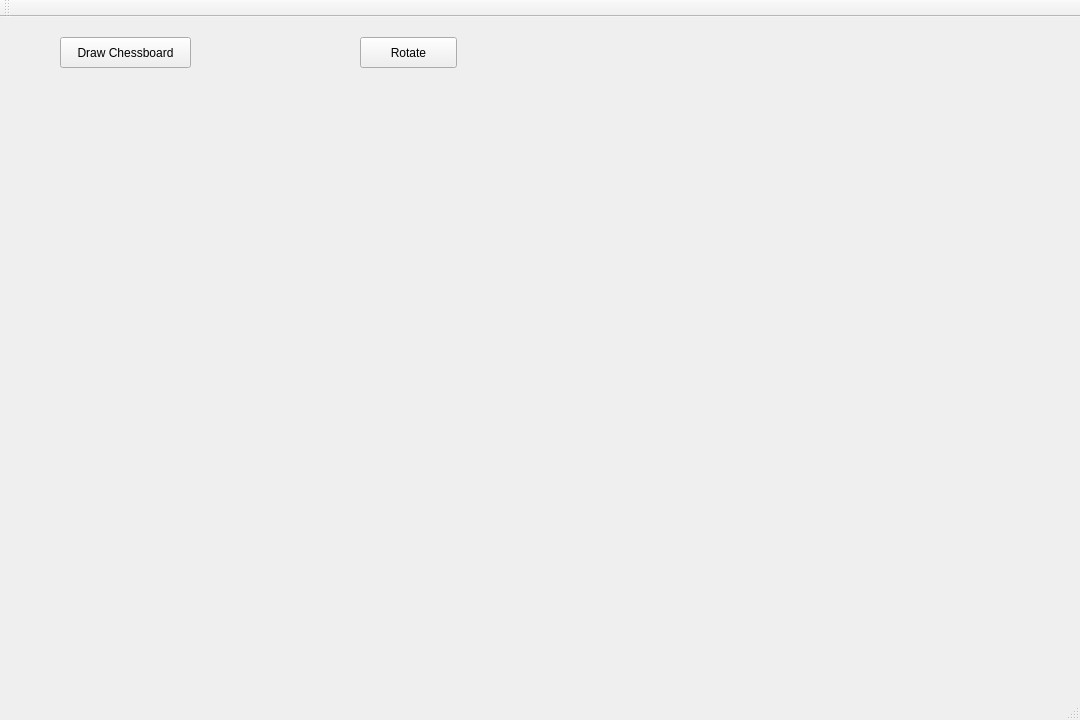
<?xml version="1.0" encoding="UTF-8"?>
<ui version="4.0">
 <class>MainWindow</class>
 <widget class="QMainWindow" name="MainWindow">
  <property name="geometry">
   <rect>
    <x>0</x>
    <y>0</y>
    <width>1080</width>
    <height>720</height>
   </rect>
  </property>
  <property name="windowTitle">
   <string>MainWindow</string>
  </property>
  <widget class="QWidget" name="centralWidget">
   <widget class="QLabel" name="label">
    <property name="geometry">
     <rect>
      <x>29</x>
      <y>90</y>
      <width>1111</width>
      <height>700</height>
     </rect>
    </property>
    <property name="text">
     <string/>
    </property>
   </widget>
   <widget class="QPushButton" name="pushButton">
    <property name="geometry">
     <rect>
      <x>60</x>
      <y>20</y>
      <width>131</width>
      <height>31</height>
     </rect>
    </property>
    <property name="text">
     <string>Draw Chessboard</string>
    </property>
   </widget>
   <widget class="QPushButton" name="pushButton_2">
    <property name="geometry">
     <rect>
      <x>360</x>
      <y>20</y>
      <width>97</width>
      <height>31</height>
     </rect>
    </property>
    <property name="text">
     <string>Rotate</string>
    </property>
   </widget>
  </widget>
  <widget class="QToolBar" name="mainToolBar">
   <attribute name="toolBarArea">
    <enum>TopToolBarArea</enum>
   </attribute>
   <attribute name="toolBarBreak">
    <bool>false</bool>
   </attribute>
  </widget>
  <widget class="QStatusBar" name="statusBar"/>
 </widget>
 <layoutdefault spacing="6" margin="11"/>
 <resources/>
 <connections/>
</ui>
